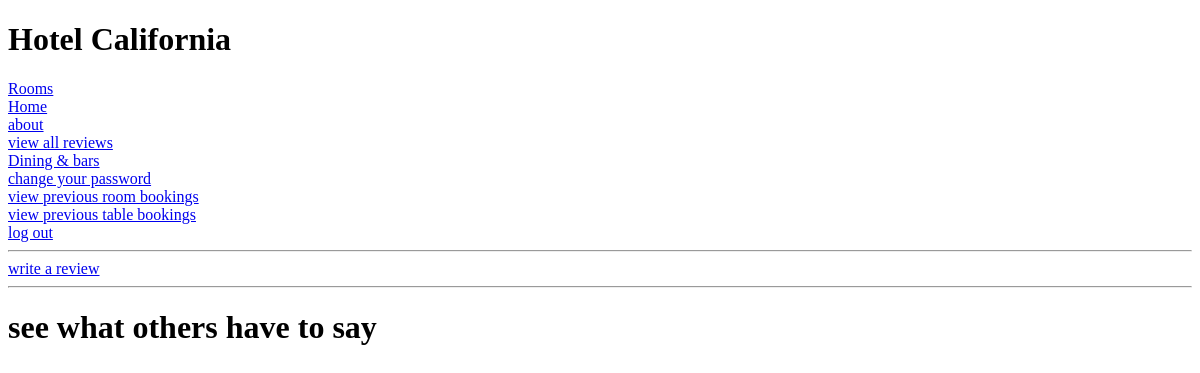
Before: /review/ (signed in) with the older database file.
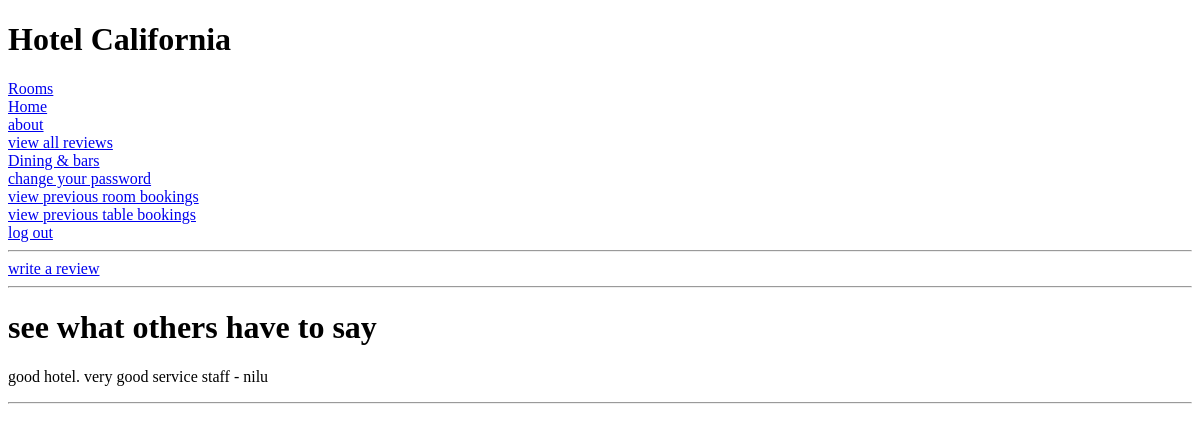
After: the same page with the newer database file.
### review/models.py (models this page shows, shortened)
class Review(models.Model):
    user = models.ForeignKey(User, on_delete = models.CASCADE)
    name = models.TextField(max_length = 100, default = "")
    body = models.TextField()

### review/views.py (the view)
# urls.py: path('', include('review.urls')),
@login_required
def review(request):
    allreviews = Review.objects.all()
    context = {
        'allreviews' : allreviews
    }
    return render(request, 'review.html', context)

### templates/review.html (shortened to what this page needs)
{% extends 'base.html' %}
{% block content %}
<a href="{% url 'writereview' %}">write a review</a><br>
<hr>
<h1>see what others have to say</h1>
{% for review in allreviews %}
    <p>{{ review.body }} - {{ review.name }}</p>
    <hr>
{% endfor %}
{% endblock %}

Changed rows visible on the page:
added Review: body "good hotel. very good service staff", name "nilu"
